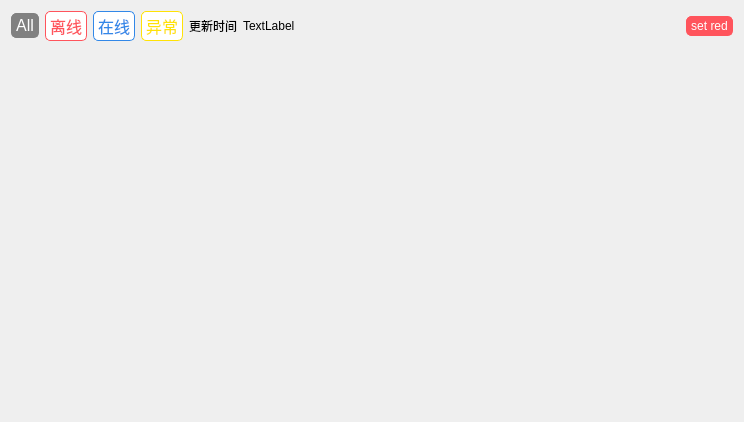
<?xml version="1.0" encoding="UTF-8"?>
<ui version="4.0">
 <class>OlineDeviceForm</class>
 <widget class="QWidget" name="OlineDeviceForm">
  <property name="geometry">
   <rect>
    <x>0</x>
    <y>0</y>
    <width>744</width>
    <height>422</height>
   </rect>
  </property>
  <property name="windowTitle">
   <string>Form</string>
  </property>
  <layout class="QVBoxLayout" name="verticalLayout_2">
   <item>
    <layout class="QVBoxLayout" name="verticalLayout">
     <item>
      <layout class="QHBoxLayout" name="horizontalLayout">
       <item>
        <widget class="QPushButton" name="allBtn">
         <property name="font">
          <font>
           <pointsize>12</pointsize>
          </font>
         </property>
         <property name="styleSheet">
          <string notr="true">QPushButton#allBtn{
background:white;
border:1px solid gray;
border-radius:5px;
padding:2px 4px;
color:gray;
}

QPushButton#allBtn:checked{
background:gray;
color:white;
}</string>
         </property>
         <property name="text">
          <string>All</string>
         </property>
         <property name="checkable">
          <bool>true</bool>
         </property>
         <property name="checked">
          <bool>true</bool>
         </property>
        </widget>
       </item>
       <item>
        <widget class="QPushButton" name="redBtn">
         <property name="font">
          <font>
           <pointsize>12</pointsize>
          </font>
         </property>
         <property name="styleSheet">
          <string notr="true">QPushButton#redBtn{
background:white;
border:1px solid rgb(255, 84, 92);
border-radius:5px;
padding:2px 4px;
color:rgb(255, 84, 92);
}

QPushButton#redBtn:checked{
background:rgb(255, 84, 92);
color:white;
}</string>
         </property>
         <property name="text">
          <string>离线</string>
         </property>
         <property name="checkable">
          <bool>true</bool>
         </property>
         <property name="checked">
          <bool>false</bool>
         </property>
        </widget>
       </item>
       <item>
        <widget class="QPushButton" name="blueBtn">
         <property name="font">
          <font>
           <pointsize>12</pointsize>
          </font>
         </property>
         <property name="styleSheet">
          <string notr="true">QPushButton#blueBtn{
background:white;
border:1px solid #3288E8;
border-radius:5px;
padding:2px 4px;
color:#3288E8;
}

QPushButton#blueBtn:checked{
background:#3288E8;
color:white;
}</string>
         </property>
         <property name="text">
          <string>在线</string>
         </property>
         <property name="checkable">
          <bool>true</bool>
         </property>
        </widget>
       </item>
       <item>
        <widget class="QPushButton" name="yellowBtn">
         <property name="font">
          <font>
           <pointsize>12</pointsize>
          </font>
         </property>
         <property name="styleSheet">
          <string notr="true">QPushButton#yellowBtn{
background:white;
border:1px solid rgb(255, 226, 6);
border-radius:5px;
padding:2px 4px;
color:rgb(255, 226, 6);
}

QPushButton#yellowBtn:checked{
background:rgb(255, 226, 6);
color:white;
}</string>
         </property>
         <property name="text">
          <string>异常</string>
         </property>
         <property name="checkable">
          <bool>true</bool>
         </property>
        </widget>
       </item>
       <item>
        <widget class="QLabel" name="label">
         <property name="text">
          <string>更新时间</string>
         </property>
        </widget>
       </item>
       <item>
        <widget class="QLabel" name="label_Time">
         <property name="text">
          <string>TextLabel</string>
         </property>
        </widget>
       </item>
       <item>
        <spacer name="horizontalSpacer">
         <property name="orientation">
          <enum>Qt::Horizontal</enum>
         </property>
         <property name="sizeHint" stdset="0">
          <size>
           <width>40</width>
           <height>20</height>
          </size>
         </property>
        </spacer>
       </item>
       <item>
        <widget class="QPushButton" name="setRedBtn">
         <property name="enabled">
          <bool>false</bool>
         </property>
         <property name="styleSheet">
          <string notr="true">QPushButton#setRedBtn{
border:1px solid rgb(255, 84, 92);
border-radius:5px;
padding:2px 4px;
background:rgb(255, 84, 92);
color:white;
}</string>
         </property>
         <property name="text">
          <string>set red</string>
         </property>
        </widget>
       </item>
      </layout>
     </item>
     <item>
      <widget class="QListView" name="listView">
       <property name="styleSheet">
        <string notr="true">QListView {
   background-color: transparent;
	border:1px solid #EFEFEF;
}

</string>
       </property>
       <property name="verticalScrollBarPolicy">
        <enum>Qt::ScrollBarAsNeeded</enum>
       </property>
       <property name="horizontalScrollBarPolicy">
        <enum>Qt::ScrollBarAsNeeded</enum>
       </property>
       <property name="editTriggers">
        <set>QAbstractItemView::NoEditTriggers</set>
       </property>
       <property name="selectionMode">
        <enum>QAbstractItemView::MultiSelection</enum>
       </property>
      </widget>
     </item>
    </layout>
   </item>
  </layout>
 </widget>
 <resources/>
 <connections/>
</ui>
